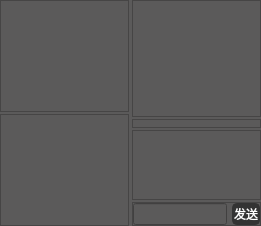
               <widget class="QWidget" name="page_top">
                <property name="styleSheet">
                 <string notr="true">background:rgb(91,90,90);</string>
                </property>
                <layout class="QHBoxLayout" name="horizontalLayout_19">
                 <property name="spacing">
                  <number>3</number>
                 </property>
                 <property name="leftMargin">
                  <number>0</number>
                 </property>
                 <property name="topMargin">
                  <number>0</number>
                 </property>
                 <property name="rightMargin">
                  <number>0</number>
                 </property>
                 <property name="bottomMargin">
                  <number>0</number>
                 </property>
                 <item>
                  <widget class="QFrame" name="frame_home_main">
                   <property name="sizePolicy">
                    <sizepolicy hsizetype="Preferred" vsizetype="Preferred">
                     <horstretch>5</horstretch>
                     <verstretch>0</verstretch>
                    </sizepolicy>
                   </property>
                   <property name="maximumSize">
                    <size>
                     <width>16777215</width>
                     <height>16777215</height>
                    </size>
                   </property>
                   <property name="frameShape">
                    <enum>QFrame::NoFrame</enum>
                   </property>
                   <property name="frameShadow">
                    <enum>QFrame::Plain</enum>
                   </property>
                   <layout class="QVBoxLayout" name="verticalLayout_5">
                    <property name="spacing">
                     <number>2</number>
                    </property>
                    <property name="leftMargin">
                     <number>0</number>
                    </property>
                    <property name="topMargin">
                     <number>0</number>
                    </property>
                    <property name="rightMargin">
                     <number>0</number>
                    </property>
                    <property name="bottomMargin">
                     <number>0</number>
                    </property>
                    <item>
                     <widget class="QFrame" name="frame_4">
                      <property name="sizePolicy">
                       <sizepolicy hsizetype="Preferred" vsizetype="Preferred">
                        <horstretch>0</horstretch>
                        <verstretch>2</verstretch>
                       </sizepolicy>
                      </property>
                      <property name="minimumSize">
                       <size>
                        <width>0</width>
                        <height>0</height>
                       </size>
                      </property>
                      <property name="frameShape">
                       <enum>QFrame::StyledPanel</enum>
                      </property>
                      <property name="frameShadow">
                       <enum>QFrame::Raised</enum>
                      </property>
                      <layout class="QGridLayout" name="gridLayout">
                       <property name="leftMargin">
                        <number>0</number>
                       </property>
                       <property name="topMargin">
                        <number>0</number>
                       </property>
                       <property name="rightMargin">
                        <number>0</number>
                       </property>
                       <property name="bottomMargin">
                        <number>0</number>
                       </property>
                       <property name="horizontalSpacing">
                        <number>3</number>
                       </property>
                       <property name="verticalSpacing">
                        <number>5</number>
                       </property>
                      </layout>
                     </widget>
                    </item>
                    <item>
                     <widget class="QFrame" name="frame_3">
                      <property name="sizePolicy">
                       <sizepolicy hsizetype="Preferred" vsizetype="Preferred">
                        <horstretch>0</horstretch>
                        <verstretch>2</verstretch>
                       </sizepolicy>
                      </property>
                      <property name="frameShape">
                       <enum>QFrame::StyledPanel</enum>
                      </property>
                      <property name="frameShadow">
                       <enum>QFrame::Raised</enum>
                      </property>
                      <layout class="QHBoxLayout" name="horizontalLayout_15">
                       <property name="spacing">
                        <number>2</number>
                       </property>
                       <property name="leftMargin">
                        <number>0</number>
                       </property>
                       <property name="topMargin">
                        <number>0</number>
                       </property>
                       <property name="rightMargin">
                        <number>0</number>
                       </property>
                       <property name="bottomMargin">
                        <number>0</number>
                       </property>
                      </layout>
                     </widget>
                    </item>
                   </layout>
                  </widget>
                 </item>
                 <item>
                  <widget class="QFrame" name="frame_home_stat">
                   <property name="sizePolicy">
                    <sizepolicy hsizetype="Preferred" vsizetype="Preferred">
                     <horstretch>5</horstretch>
                     <verstretch>0</verstretch>
                    </sizepolicy>
                   </property>
                   <property name="minimumSize">
                    <size>
                     <width>0</width>
                     <height>0</height>
                    </size>
                   </property>
                   <property name="maximumSize">
                    <size>
                     <width>16777215</width>
                     <height>16777215</height>
                    </size>
                   </property>
                   <property name="frameShape">
                    <enum>QFrame::NoFrame</enum>
                   </property>
                   <property name="frameShadow">
                    <enum>QFrame::Plain</enum>
                   </property>
                   <layout class="QVBoxLayout" name="verticalLayout_6">
                    <property name="spacing">
                     <number>2</number>
                    </property>
                    <property name="leftMargin">
                     <number>0</number>
                    </property>
                    <property name="topMargin">
                     <number>0</number>
                    </property>
                    <property name="rightMargin">
                     <number>0</number>
                    </property>
                    <property name="bottomMargin">
                     <number>0</number>
                    </property>
                    <item>
                     <widget class="QFrame" name="frame_7">
                      <property name="sizePolicy">
                       <sizepolicy hsizetype="Preferred" vsizetype="Preferred">
                        <horstretch>0</horstretch>
                        <verstretch>37</verstretch>
                       </sizepolicy>
                      </property>
                      <property name="frameShape">
                       <enum>QFrame::StyledPanel</enum>
                      </property>
                      <property name="frameShadow">
                       <enum>QFrame::Raised</enum>
                      </property>
                      <layout class="QHBoxLayout" name="horizontalLayout_33">
                       <property name="spacing">
                        <number>5</number>
                       </property>
                       <property name="leftMargin">
                        <number>0</number>
                       </property>
                       <property name="topMargin">
                        <number>0</number>
                       </property>
                       <property name="rightMargin">
                        <number>0</number>
                       </property>
                       <property name="bottomMargin">
                        <number>0</number>
                       </property>
                      </layout>
                     </widget>
                    </item>
                    <item>
                     <widget class="QFrame" name="frame_12">
                      <property name="sizePolicy">
                       <sizepolicy hsizetype="Preferred" vsizetype="Preferred">
                        <horstretch>0</horstretch>
                        <verstretch>3</verstretch>
                       </sizepolicy>
                      </property>
                      <property name="frameShape">
                       <enum>QFrame::StyledPanel</enum>
                      </property>
                      <property name="frameShadow">
                       <enum>QFrame::Raised</enum>
                      </property>
                      <layout class="QHBoxLayout" name="horizontalLayout_32">
                       <property name="spacing">
                        <number>0</number>
                       </property>
                       <property name="leftMargin">
                        <number>0</number>
                       </property>
                       <property name="topMargin">
                        <number>0</number>
                       </property>
                       <property name="rightMargin">
                        <number>0</number>
                       </property>
                       <property name="bottomMargin">
                        <number>0</number>
                       </property>
                      </layout>
                     </widget>
                    </item>
                    <item>
                     <widget class="QTextEdit" name="textEdit">
                      <property name="sizePolicy">
                       <sizepolicy hsizetype="Expanding" vsizetype="Expanding">
                        <horstretch>0</horstretch>
                        <verstretch>16</verstretch>
                       </sizepolicy>
                      </property>
                     </widget>
                    </item>
                    <item>
                     <widget class="QFrame" name="frame_13">
                      <property name="sizePolicy">
                       <sizepolicy hsizetype="Preferred" vsizetype="Preferred">
                        <horstretch>0</horstretch>
                        <verstretch>4</verstretch>
                       </sizepolicy>
                      </property>
                      <property name="frameShape">
                       <enum>QFrame::StyledPanel</enum>
                      </property>
                      <property name="frameShadow">
                       <enum>QFrame::Raised</enum>
                      </property>
                      <layout class="QHBoxLayout" name="horizontalLayout_37">
                       <property name="spacing">
                        <number>5</number>
                       </property>
                       <property name="leftMargin">
                        <number>0</number>
                       </property>
                       <property name="topMargin">
                        <number>0</number>
                       </property>
                       <property name="rightMargin">
                        <number>0</number>
                       </property>
                       <property name="bottomMargin">
                        <number>0</number>
                       </property>
                       <item>
                        <widget class="QLineEdit" name="lineEdit">
                         <property name="sizePolicy">
                          <sizepolicy hsizetype="Expanding" vsizetype="Preferred">
                           <horstretch>5</horstretch>
                           <verstretch>0</verstretch>
                          </sizepolicy>
                         </property>
                        </widget>
                       </item>
                       <item>
                        <widget class="QPushButton" name="pushButton_6">
                         <property name="sizePolicy">
                          <sizepolicy hsizetype="Preferred" vsizetype="Fixed">
                           <horstretch>0</horstretch>
                           <verstretch>0</verstretch>
                          </sizepolicy>
                         </property>
                         <property name="maximumSize">
                          <size>
                           <width>60</width>
                           <height>16777215</height>
                          </size>
                         </property>
                         <property name="styleSheet">
                          <string notr="true">QPushButton {
	font: 10pt &quot;Adobe 黑体 Std R&quot;;
	border: 2px solid rgb(51,51,51);
	border-radius: 5px;	
	color:rgb(255,255,255);
	background-color: rgb(51,51,51);
}
QPushButton:hover {
	border: 2px solid rgb(0,143,150);
	background-color: rgb(0,143,150);
}
QPushButton:pressed {	
	border: 2px solid rgb(0,143,150);
	background-color: rgb(51,51,51);
}

QPushButton:disabled {	
	border-radius: 5px;	
	border: 2px solid rgb(112,112,112);
	background-color: rgb(112,112,112);
}</string>
                         </property>
                         <property name="text">
                          <string>发送</string>
                         </property>
                         <property name="iconSize">
                          <size>
                           <width>20</width>
                           <height>25</height>
                          </size>
                         </property>
                        </widget>
                       </item>
                      </layout>
                     </widget>
                    </item>
                   </layout>
                  </widget>
                 </item>
                </layout>
               </widget>
